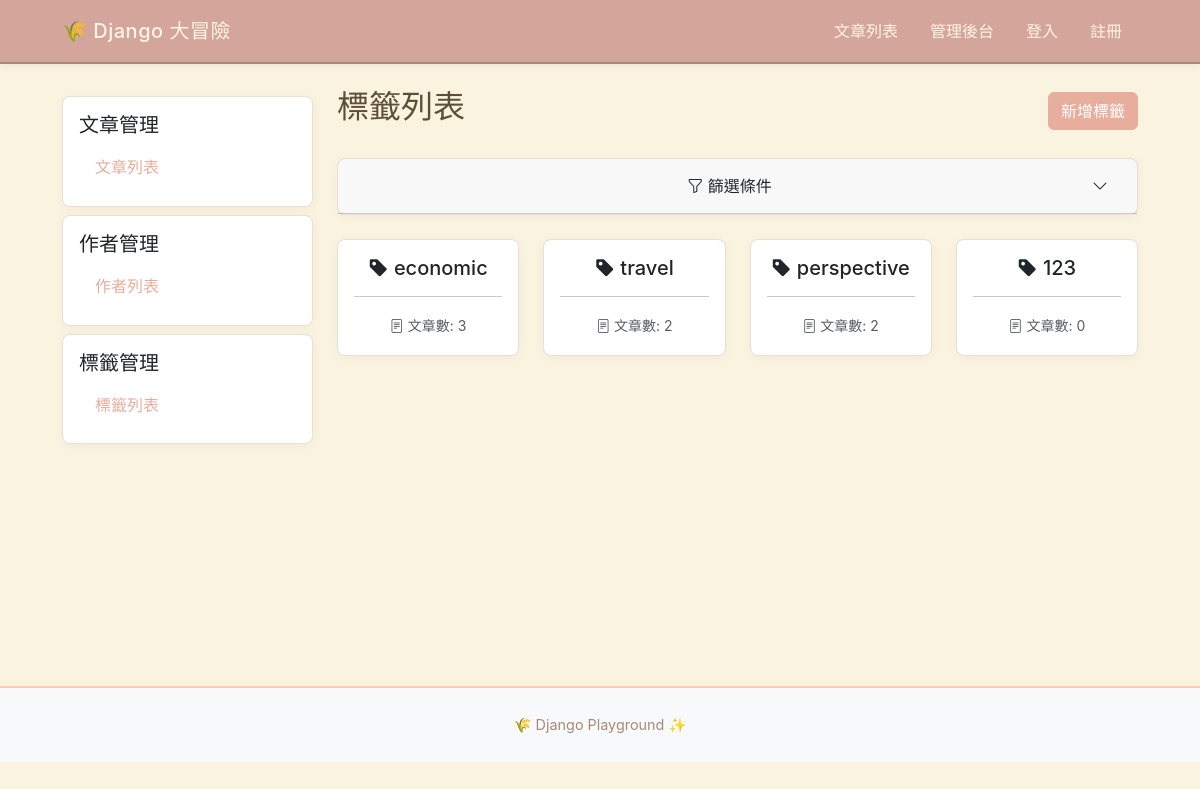
The page /blog/tags/ on the database its author committed.
### blog/models.py (models this page shows, shortened)
class Tag(models.Model):
    name = models.CharField(max_length=50, unique=True)

### blog/views.py (the view)
# urls.py: path("tags/", views.tag_list, name="tag_list"),
def tag_list(request):
    tags_filter = TagFilter(
        request.GET or None,
        queryset=Tag.objects.prefetch_related("articles"),
    )
    return render(request, "blog/tag_list.html", {"filter": tags_filter})

### blog/templates/blog/tag_list.html (shortened to what this page needs)
{% extends "blog/base.html" %}
{% load django_bootstrap5 %}
{% block blog_content %}
   <div class="d-flex justify-content-between align-items-center mb-4">
    <h2>
      標籤列表
    </h2>
    <a href="{% url 'blog:tag_create' %}" class="btn btn-primary">
      新增標籤
    </a>
  </div>
  <div class="card mb-4">
    <div class="card-header">
      <button class="btn btn-link text-decoration-none text-dark w-100"
              type="button"
              data-bs-toggle="collapse"
              data-bs-target="#filterCollapse"
              aria-expanded="false"
              aria-controls="filterCollapse">
        <i class="bi bi-funnel"></i> 篩選條件
        <i class="bi bi-chevron-down float-end"></i>
      </button>
    </div>
  </div>
  <div class="row">
    {% for tag in filter.qs %}
      <div class="col-md-6 col-lg-3 mb-4">
        <div class="card h-100">
          <div class="card-body text-center">
            <h5 class="card-title">
              <i class="bi bi-tag-fill"></i> {{ tag.name }}
            </h5>
            <hr>
            <p class="text-muted small mb-0">
              <i class="bi bi-file-text"></i> 文章數: {{ tag.articles.count }}
            </p>
          </div>
        </div>
      </div>
    {% empty %}
      <div class="col-12">
        <div class="alert alert-info">
          目前沒有標籤
        </div>
      </div>
    {% endfor %}
  </div>
{% endblock blog_content %}

### templates/style.css (style rules this page uses)
:root { --warm-cream: #FAF3E0; --soft-beige: #EADED6; --warm-peach: #F8C8B8; --muted-coral: #E8AE9D; --warm-terracotta: #D4A59A; --soft-brown: #A68A7A; --warm-text: #5D4E37; --light-accent: #FFF5E6; --bs-info: #68b4f8; }
body { background-color: var(--warm-cream); color: var(--warm-text); font-family: -apple-system, BlinkMacSystemFont, "Segoe UI", "Hiragino Sans", "Hiragino Kaku Gothic ProN", "Yu Gothic", sans-serif; line-height: 1.8; }
.card { background-color: white; border: 1px solid var(--soft-beige); border-radius: 8px; box-shadow: 0 2px 12px rgba(0, 0, 0, 0.04); transition: all 0.3s ease; }
.btn-primary { background-color: var(--muted-coral); border-color: var(--muted-coral); color: white; }
a { color: var(--muted-coral); text-decoration: none; }

### rows shown on the page
Tag: name "economic", articles.count "3"
Tag: name "travel", articles.count "2"
Tag: name "perspective", articles.count "2"
Tag: name "123", articles.count "0"

### other values the page prints
{{ title }} "文章管理 作者管理 標籤管理"
{{ name }} "文章列表 作者列表 標籤列表"
